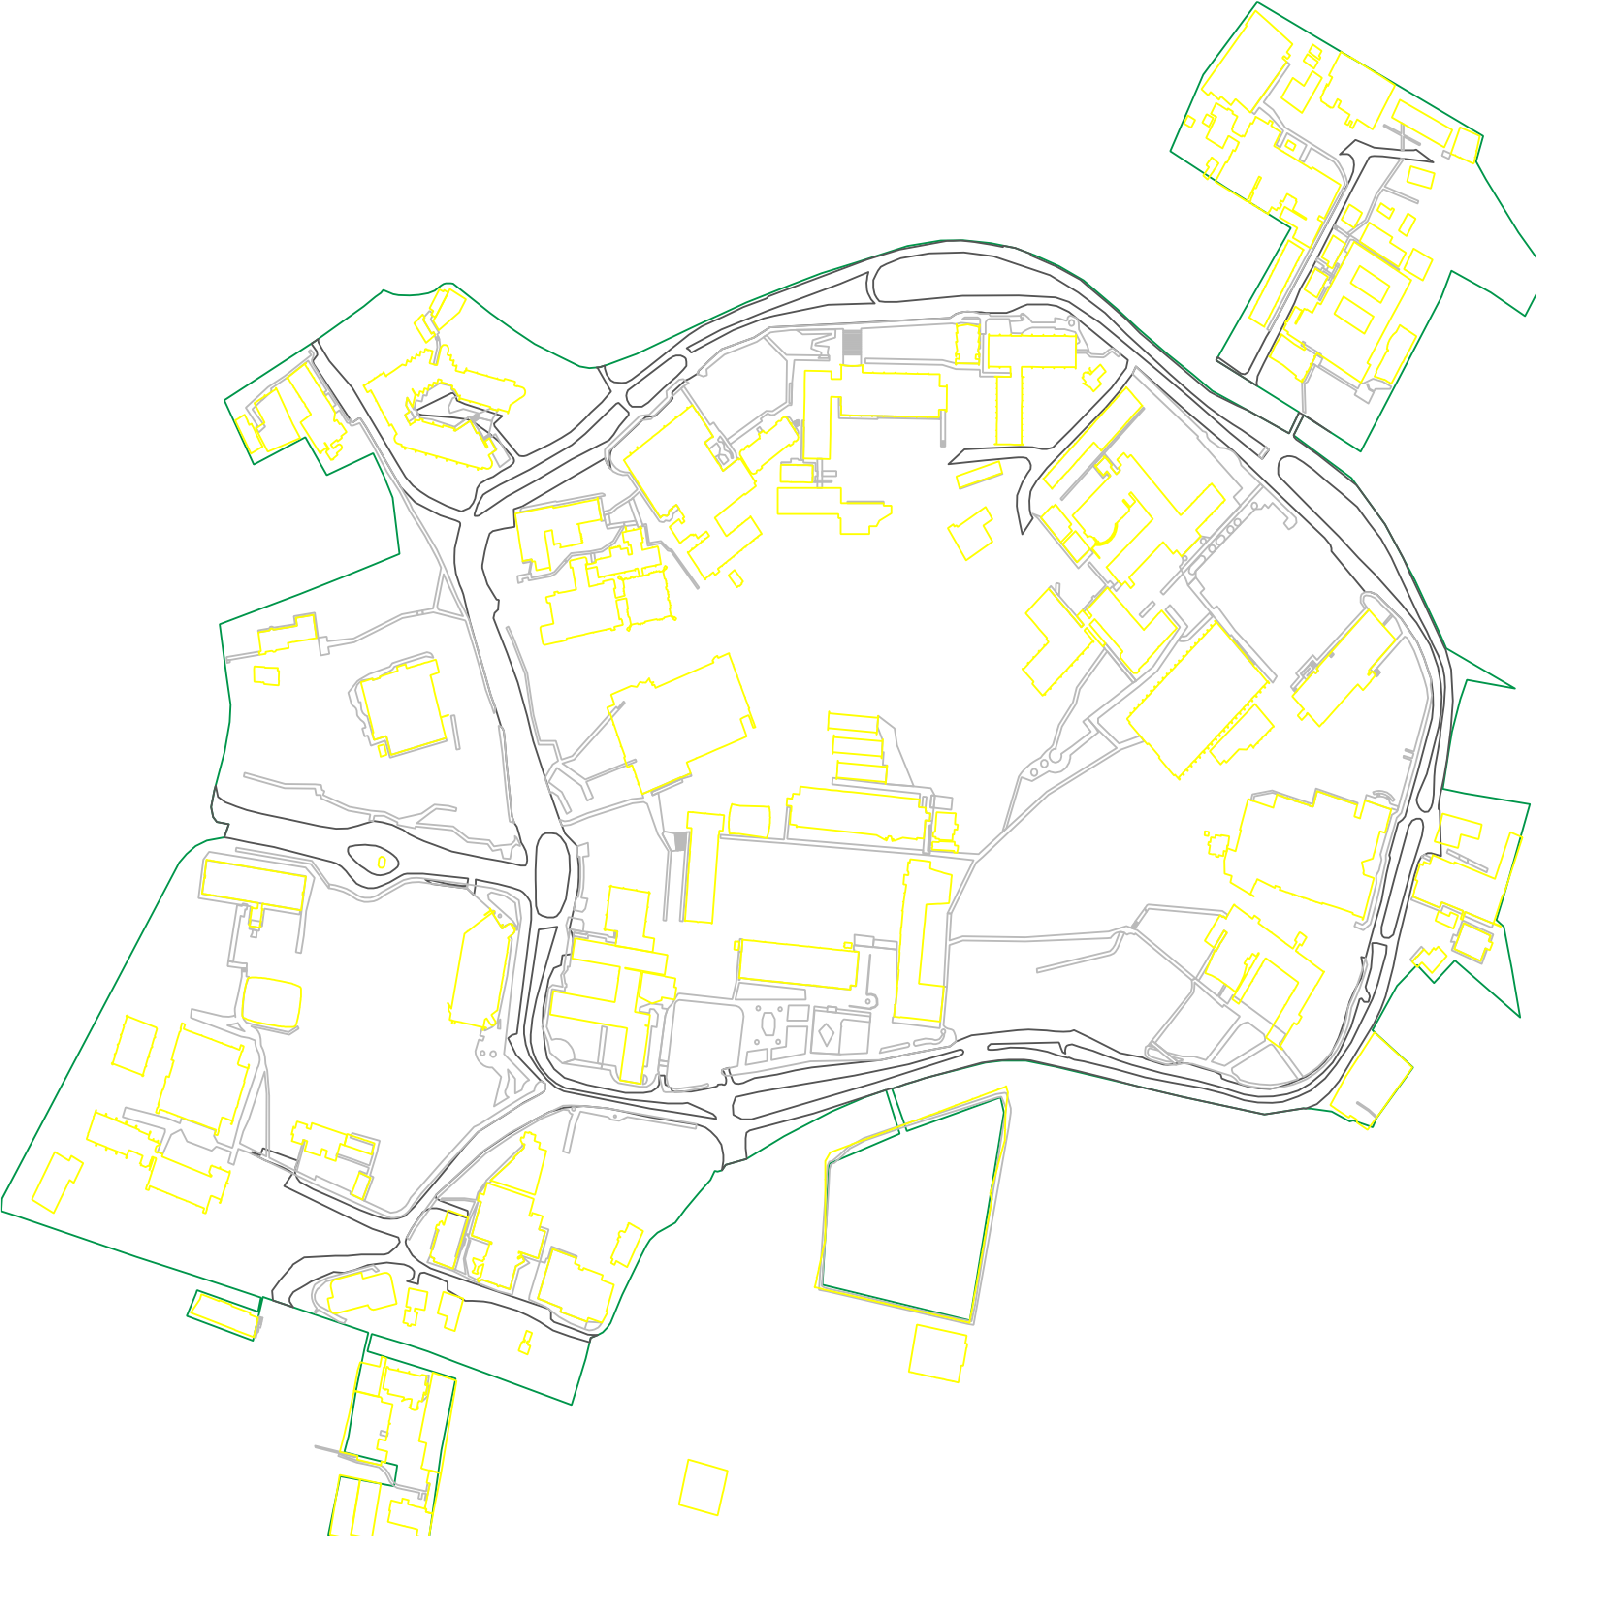

The image is a tile-based game level rendered from a .tmx file. Its description and source (layers, tilesets, objects; grid data summarised) follow:
An orthogonal 50x50 tile map with 32x32 px tiles, 1 tile layer (Capa de Patrones 1).

<map version="1.0" orientation="orthogonal" width="50" height="50" tilewidth="32" tileheight="32">
 <tileset firstgid="1" name="Finca1" tilewidth="32" tileheight="32" spacing="1" margin="1">
  <image source="mapapp.png" width="1600" height="1600" />
 </tileset>
 <layer name="Capa de Patrones 1" width="50" height="50">
  <data>[2500 cells, 2500 non-empty, 2304 distinct tile ids]</data>
 </layer>
</map>